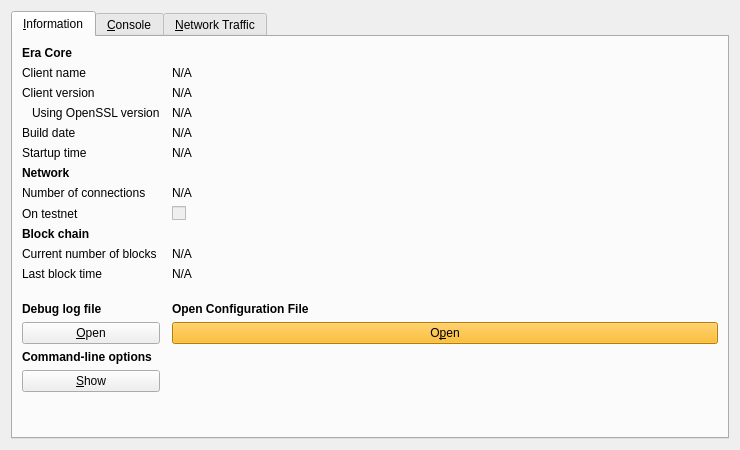
<?xml version="1.0" encoding="UTF-8"?>
<ui version="4.0">
 <class>RPCConsole</class>
 <widget class="QDialog" name="RPCConsole">
  <property name="geometry">
   <rect>
    <x>0</x>
    <y>0</y>
    <width>740</width>
    <height>450</height>
   </rect>
  </property>
  <property name="windowTitle">
   <string>Era - Debug window</string>
  </property>
  <layout class="QVBoxLayout" name="verticalLayout_2">
   <item>
    <widget class="QTabWidget" name="tabWidget">
     <property name="currentIndex">
      <number>0</number>
     </property>
     <widget class="QWidget" name="tab_info">
      <attribute name="title">
       <string>&amp;Information</string>
      </attribute>
      <layout class="QGridLayout" name="gridLayout" columnstretch="0,1">
       <property name="horizontalSpacing">
        <number>12</number>
       </property>
       <item row="0" column="0">
        <widget class="QLabel" name="label_9">
         <property name="font">
          <font>
           <weight>75</weight>
           <bold>true</bold>
          </font>
         </property>
         <property name="text">
          <string>Era Core</string>
         </property>
        </widget>
       </item>
       <item row="1" column="0">
        <widget class="QLabel" name="label_5">
         <property name="text">
          <string>Client name</string>
         </property>
        </widget>
       </item>
       <item row="1" column="1">
        <widget class="QLabel" name="clientName">
         <property name="cursor">
          <cursorShape>IBeamCursor</cursorShape>
         </property>
         <property name="text">
          <string>N/A</string>
         </property>
         <property name="textFormat">
          <enum>Qt::PlainText</enum>
         </property>
         <property name="textInteractionFlags">
          <set>Qt::LinksAccessibleByMouse|Qt::TextSelectableByKeyboard|Qt::TextSelectableByMouse</set>
         </property>
        </widget>
       </item>
       <item row="2" column="0">
        <widget class="QLabel" name="label_6">
         <property name="text">
          <string>Client version</string>
         </property>
        </widget>
       </item>
       <item row="2" column="1">
        <widget class="QLabel" name="clientVersion">
         <property name="cursor">
          <cursorShape>IBeamCursor</cursorShape>
         </property>
         <property name="text">
          <string>N/A</string>
         </property>
         <property name="textFormat">
          <enum>Qt::PlainText</enum>
         </property>
         <property name="textInteractionFlags">
          <set>Qt::LinksAccessibleByMouse|Qt::TextSelectableByKeyboard|Qt::TextSelectableByMouse</set>
         </property>
        </widget>
       </item>
       <item row="3" column="0">
        <widget class="QLabel" name="label_14">
         <property name="text">
          <string>Using OpenSSL version</string>
         </property>
         <property name="indent">
          <number>10</number>
         </property>
        </widget>
       </item>
       <item row="3" column="1">
        <widget class="QLabel" name="openSSLVersion">
         <property name="cursor">
          <cursorShape>IBeamCursor</cursorShape>
         </property>
         <property name="text">
          <string>N/A</string>
         </property>
         <property name="textFormat">
          <enum>Qt::PlainText</enum>
         </property>
         <property name="textInteractionFlags">
          <set>Qt::LinksAccessibleByMouse|Qt::TextSelectableByKeyboard|Qt::TextSelectableByMouse</set>
         </property>
        </widget>
       </item>
       <item row="4" column="0">
        <widget class="QLabel" name="label_12">
         <property name="text">
          <string>Build date</string>
         </property>
        </widget>
       </item>
       <item row="4" column="1">
        <widget class="QLabel" name="buildDate">
         <property name="cursor">
          <cursorShape>IBeamCursor</cursorShape>
         </property>
         <property name="text">
          <string>N/A</string>
         </property>
         <property name="textFormat">
          <enum>Qt::PlainText</enum>
         </property>
         <property name="textInteractionFlags">
          <set>Qt::LinksAccessibleByMouse|Qt::TextSelectableByKeyboard|Qt::TextSelectableByMouse</set>
         </property>
        </widget>
       </item>
       <item row="5" column="0">
        <widget class="QLabel" name="label_13">
         <property name="text">
          <string>Startup time</string>
         </property>
        </widget>
       </item>
       <item row="5" column="1">
        <widget class="QLabel" name="startupTime">
         <property name="cursor">
          <cursorShape>IBeamCursor</cursorShape>
         </property>
         <property name="text">
          <string>N/A</string>
         </property>
         <property name="textFormat">
          <enum>Qt::PlainText</enum>
         </property>
         <property name="textInteractionFlags">
          <set>Qt::LinksAccessibleByMouse|Qt::TextSelectableByKeyboard|Qt::TextSelectableByMouse</set>
         </property>
        </widget>
       </item>
       <item row="6" column="0">
        <widget class="QLabel" name="label_11">
         <property name="font">
          <font>
           <weight>75</weight>
           <bold>true</bold>
          </font>
         </property>
         <property name="text">
          <string>Network</string>
         </property>
        </widget>
       </item>
       <item row="7" column="0">
        <widget class="QLabel" name="label_7">
         <property name="text">
          <string>Number of connections</string>
         </property>
        </widget>
       </item>
       <item row="7" column="1">
        <widget class="QLabel" name="numberOfConnections">
         <property name="cursor">
          <cursorShape>IBeamCursor</cursorShape>
         </property>
         <property name="text">
          <string>N/A</string>
         </property>
         <property name="textFormat">
          <enum>Qt::PlainText</enum>
         </property>
         <property name="textInteractionFlags">
          <set>Qt::LinksAccessibleByMouse|Qt::TextSelectableByKeyboard|Qt::TextSelectableByMouse</set>
         </property>
        </widget>
       </item>
       <item row="8" column="0">
        <widget class="QLabel" name="label_8">
         <property name="text">
          <string>On testnet</string>
         </property>
        </widget>
       </item>
       <item row="8" column="1">
        <widget class="QCheckBox" name="isTestNet">
         <property name="enabled">
          <bool>false</bool>
         </property>
         <property name="text">
          <string/>
         </property>
        </widget>
       </item>
       <item row="9" column="0">
        <widget class="QLabel" name="label_10">
         <property name="font">
          <font>
           <weight>75</weight>
           <bold>true</bold>
          </font>
         </property>
         <property name="text">
          <string>Block chain</string>
         </property>
        </widget>
       </item>
       <item row="10" column="0">
        <widget class="QLabel" name="label_3">
         <property name="text">
          <string>Current number of blocks</string>
         </property>
        </widget>
       </item>
       <item row="10" column="1">
        <widget class="QLabel" name="numberOfBlocks">
         <property name="cursor">
          <cursorShape>IBeamCursor</cursorShape>
         </property>
         <property name="text">
          <string>N/A</string>
         </property>
         <property name="textFormat">
          <enum>Qt::PlainText</enum>
         </property>
         <property name="textInteractionFlags">
          <set>Qt::LinksAccessibleByMouse|Qt::TextSelectableByKeyboard|Qt::TextSelectableByMouse</set>
         </property>
        </widget>
       </item>
       <item row="11" column="0">
        <widget class="QLabel" name="label_2">
         <property name="text">
          <string>Last block time</string>
         </property>
        </widget>
       </item>
       <item row="11" column="1">
        <widget class="QLabel" name="lastBlockTime">
         <property name="cursor">
          <cursorShape>IBeamCursor</cursorShape>
         </property>
         <property name="text">
          <string>N/A</string>
         </property>
         <property name="textFormat">
          <enum>Qt::PlainText</enum>
         </property>
         <property name="textInteractionFlags">
          <set>Qt::LinksAccessibleByMouse|Qt::TextSelectableByKeyboard|Qt::TextSelectableByMouse</set>
         </property>
        </widget>
       </item>
       <item row="12" column="0">
        <spacer name="verticalSpacer_2">
         <property name="orientation">
          <enum>Qt::Vertical</enum>
         </property>
         <property name="sizeHint" stdset="0">
          <size>
           <width>20</width>
           <height>20</height>
          </size>
         </property>
        </spacer>
       </item>
       <item row="13" column="0">
        <widget class="QLabel" name="labelDebugLogfile">
         <property name="font">
          <font>
           <weight>75</weight>
           <bold>true</bold>
          </font>
         </property>
         <property name="text">
          <string>Debug log file</string>
         </property>
        </widget>
       </item>
       <item row="13" column="1">
        <widget class="QLabel" name="labelConfigFile">
         <property name="text">
          <string>&lt;html&gt;&lt;head/&gt;&lt;body&gt;&lt;p&gt;&lt;span style=&quot; font-weight:600;&quot;&gt;Open Configuration File&lt;/span&gt;&lt;/p&gt;&lt;/body&gt;&lt;/html&gt;</string>
         </property>
        </widget>
       </item>
       <item row="14" column="0">
        <widget class="QPushButton" name="openDebugLogfileButton">
         <property name="toolTip">
          <string>Open the Era debug log file from the current data directory. This can take a few seconds for large log files.</string>
         </property>
         <property name="text">
          <string>&amp;Open</string>
         </property>
         <property name="autoDefault">
          <bool>false</bool>
         </property>
        </widget>
       </item>
<item row="14" column="1">
        <widget class="QPushButton" name="openConfigurationfileButton">
         <property name="toolTip">
          <string>Open the Era configuration file from the current data directory.</string>
         </property>
         <property name="styleSheet">
          <string notr="true">background-color: rgb(255, 175, 0);</string>
         </property>
         <property name="text">
          <string>O&amp;pen</string>
         </property>
         <property name="autoDefault">
          <bool>false</bool>
         </property>
        </widget>
       </item>
       <item row="15" column="0">
        <widget class="QLabel" name="labelCLOptions">
         <property name="font">
          <font>
           <weight>75</weight>
           <bold>true</bold>
          </font>
         </property>
         <property name="text">
          <string>Command-line options</string>
         </property>
        </widget>
       </item>
       <item row="16" column="0">
        <widget class="QPushButton" name="showCLOptionsButton">
         <property name="toolTip">
          <string>Show the Era-Qt help message to get a list with possible Era command-line options.</string>
         </property>
         <property name="text">
          <string>&amp;Show</string>
         </property>
         <property name="autoDefault">
          <bool>false</bool>
         </property>
        </widget>
       </item>
       <item row="17" column="0">
        <spacer name="verticalSpacer">
         <property name="orientation">
          <enum>Qt::Vertical</enum>
         </property>
         <property name="sizeHint" stdset="0">
          <size>
           <width>20</width>
           <height>40</height>
          </size>
         </property>
        </spacer>
       </item>
      </layout>
     </widget>
     <widget class="QWidget" name="tab_console">
      <attribute name="title">
       <string>&amp;Console</string>
      </attribute>
      <layout class="QVBoxLayout" name="verticalLayout_3">
       <property name="spacing">
        <number>3</number>
       </property>
       <item>
        <widget class="QTextEdit" name="messagesWidget">
         <property name="minimumSize">
          <size>
           <width>0</width>
           <height>100</height>
          </size>
         </property>
         <property name="readOnly">
          <bool>true</bool>
         </property>
         <property name="tabKeyNavigation" stdset="0">
          <bool>false</bool>
         </property>
         <property name="columnCount" stdset="0">
          <number>2</number>
         </property>
        </widget>
       </item>
       <item>
        <layout class="QHBoxLayout" name="horizontalLayout">
         <property name="spacing">
          <number>3</number>
         </property>
         <item>
          <widget class="QLabel" name="label">
           <property name="text">
            <string notr="true">&gt;</string>
           </property>
          </widget>
         </item>
         <item>
          <widget class="QLineEdit" name="lineEdit"/>
         </item>
         <item>
          <widget class="QPushButton" name="clearButton">
           <property name="maximumSize">
            <size>
             <width>24</width>
             <height>24</height>
            </size>
           </property>
           <property name="toolTip">
            <string>Clear console</string>
           </property>
           <property name="text">
            <string/>
           </property>
           <property name="icon">
            <iconset resource="../era.qrc">
             <normaloff>:/icons/remove</normaloff>:/icons/remove</iconset>
           </property>
           <property name="shortcut">
            <string notr="true">Ctrl+L</string>
           </property>
           <property name="autoDefault">
            <bool>false</bool>
           </property>
          </widget>
         </item>
        </layout>
       </item>
      </layout>
     </widget>
     <widget class="QWidget" name="tab">
      <attribute name="title">
       <string>&amp;Network Traffic</string>
      </attribute>
      <layout class="QHBoxLayout" name="horizontalLayout_3">
       <item>
        <layout class="QVBoxLayout" name="verticalLayout_4">
         <item>
          <widget class="TrafficGraphWidget" name="trafficGraph" native="true">
           <property name="sizePolicy">
            <sizepolicy hsizetype="Expanding" vsizetype="Expanding">
             <horstretch>0</horstretch>
             <verstretch>0</verstretch>
            </sizepolicy>
           </property>
          </widget>
         </item>
         <item>
          <layout class="QHBoxLayout" name="horizontalLayout_2">
           <item>
            <widget class="QSlider" name="sldGraphRange">
             <property name="minimum">
              <number>1</number>
             </property>
             <property name="maximum">
              <number>288</number>
             </property>
             <property name="pageStep">
              <number>12</number>
             </property>
             <property name="value">
              <number>6</number>
             </property>
             <property name="orientation">
              <enum>Qt::Horizontal</enum>
             </property>
            </widget>
           </item>
           <item>
            <widget class="QLabel" name="lblGraphRange">
             <property name="minimumSize">
              <size>
               <width>100</width>
               <height>0</height>
              </size>
             </property>
             <property name="alignment">
              <set>Qt::AlignCenter</set>
             </property>
            </widget>
           </item>
           <item>
            <widget class="QPushButton" name="btnClearTrafficGraph">
             <property name="text">
              <string>&amp;Clear</string>
             </property>
            </widget>
           </item>
          </layout>
         </item>
        </layout>
       </item>
       <item>
        <layout class="QVBoxLayout" name="verticalLayout">
         <item>
          <widget class="QGroupBox" name="groupBox">
           <property name="title">
            <string>Totals</string>
           </property>
           <layout class="QVBoxLayout" name="verticalLayout_5">
            <item>
             <layout class="QHBoxLayout" name="horizontalLayout_4">
              <item>
               <widget class="Line" name="line">
                <property name="sizePolicy">
                 <sizepolicy hsizetype="Fixed" vsizetype="Fixed">
                  <horstretch>0</horstretch>
                  <verstretch>0</verstretch>
                 </sizepolicy>
                </property>
                <property name="minimumSize">
                 <size>
                  <width>10</width>
                  <height>0</height>
                 </size>
                </property>
                <property name="palette">
                 <palette>
                  <active>
                   <colorrole role="Light">
                    <brush brushstyle="SolidPattern">
                     <color alpha="255">
                      <red>0</red>
                      <green>255</green>
                      <blue>0</blue>
                     </color>
                    </brush>
                   </colorrole>
                  </active>
                  <inactive>
                   <colorrole role="Light">
                    <brush brushstyle="SolidPattern">
                     <color alpha="255">
                      <red>0</red>
                      <green>255</green>
                      <blue>0</blue>
                     </color>
                    </brush>
                   </colorrole>
                  </inactive>
                  <disabled>
                   <colorrole role="Light">
                    <brush brushstyle="SolidPattern">
                     <color alpha="255">
                      <red>0</red>
                      <green>255</green>
                      <blue>0</blue>
                     </color>
                    </brush>
                   </colorrole>
                  </disabled>
                 </palette>
                </property>
                <property name="orientation">
                 <enum>Qt::Horizontal</enum>
                </property>
               </widget>
              </item>
              <item>
               <widget class="QLabel" name="label_16">
                <property name="text">
                 <string>In:</string>
                </property>
               </widget>
              </item>
              <item>
               <widget class="QLabel" name="lblBytesIn">
                <property name="minimumSize">
                 <size>
                  <width>50</width>
                  <height>0</height>
                 </size>
                </property>
                <property name="alignment">
                 <set>Qt::AlignRight|Qt::AlignTrailing|Qt::AlignVCenter</set>
                </property>
               </widget>
              </item>
             </layout>
            </item>
            <item>
             <layout class="QHBoxLayout" name="horizontalLayout_5">
              <item>
               <widget class="Line" name="line_2">
                <property name="sizePolicy">
                 <sizepolicy hsizetype="Fixed" vsizetype="Fixed">
                  <horstretch>0</horstretch>
                  <verstretch>0</verstretch>
                 </sizepolicy>
                </property>
                <property name="minimumSize">
                 <size>
                  <width>10</width>
                  <height>0</height>
                 </size>
                </property>
                <property name="palette">
                 <palette>
                  <active>
                   <colorrole role="Light">
                    <brush brushstyle="SolidPattern">
                     <color alpha="255">
                      <red>255</red>
                      <green>0</green>
                      <blue>0</blue>
                     </color>
                    </brush>
                   </colorrole>
                  </active>
                  <inactive>
                   <colorrole role="Light">
                    <brush brushstyle="SolidPattern">
                     <color alpha="255">
                      <red>255</red>
                      <green>0</green>
                      <blue>0</blue>
                     </color>
                    </brush>
                   </colorrole>
                  </inactive>
                  <disabled>
                   <colorrole role="Light">
                    <brush brushstyle="SolidPattern">
                     <color alpha="255">
                      <red>255</red>
                      <green>0</green>
                      <blue>0</blue>
                     </color>
                    </brush>
                   </colorrole>
                  </disabled>
                 </palette>
                </property>
                <property name="orientation">
                 <enum>Qt::Horizontal</enum>
                </property>
               </widget>
              </item>
              <item>
               <widget class="QLabel" name="label_17">
                <property name="text">
                 <string>Out:</string>
                </property>
               </widget>
              </item>
              <item>
               <widget class="QLabel" name="lblBytesOut">
                <property name="minimumSize">
                 <size>
                  <width>50</width>
                  <height>0</height>
                 </size>
                </property>
                <property name="alignment">
                 <set>Qt::AlignRight|Qt::AlignTrailing|Qt::AlignVCenter</set>
                </property>
               </widget>
              </item>
             </layout>
            </item>
            <item>
             <spacer name="verticalSpacer_4">
              <property name="orientation">
               <enum>Qt::Vertical</enum>
              </property>
              <property name="sizeHint" stdset="0">
               <size>
                <width>20</width>
                <height>407</height>
               </size>
              </property>
             </spacer>
            </item>
           </layout>
          </widget>
         </item>
        </layout>
       </item>
      </layout>
     </widget>
    </widget>
   </item>
  </layout>
 </widget>
 <customwidgets>
  <customwidget>
   <class>TrafficGraphWidget</class>
   <extends>QWidget</extends>
   <header>trafficgraphwidget.h</header>
   <container>1</container>
   <slots>
    <slot>clear()</slot>
   </slots>
  </customwidget>
 </customwidgets>
 <resources>
  <include location="../era.qrc"/>
 </resources>
 <connections/>
</ui>
